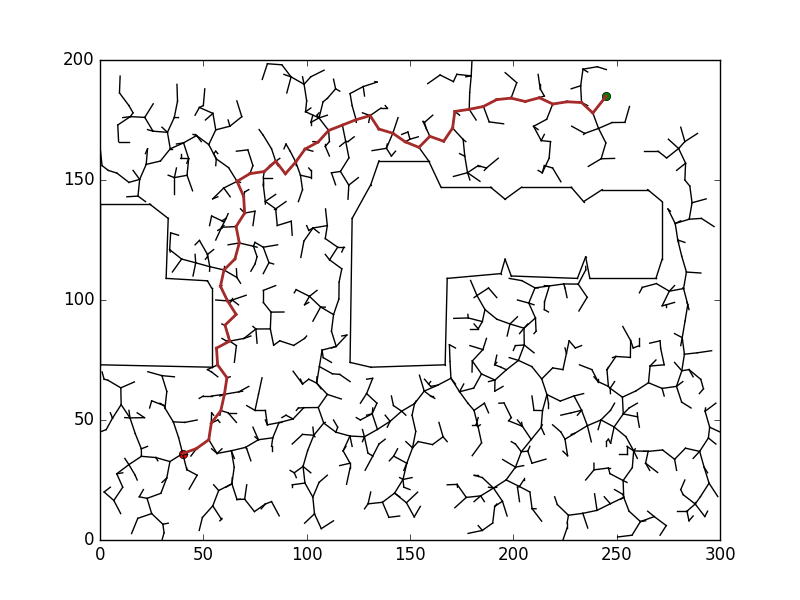
//> input picture src/VCD/RRT_example.png, 800 x 600 px
$ ./demo_simple_shape_detection ../VCD/RRT_example.png   (built with g++ and OpenCV 4)
//> lines starting //> are read from the running program, lines starting //| are printed output that depends on the picture; after the words box and inside, x2 and y2 are one past the last pixel; in counts of white or black regions, pixels touching at a corner belong together
//> further down, img is the input picture: 600 rows x 800 cols, CV_8UC3; mean B, G, R 243, 243, 243.6
// shape_detection.cpp:
// Detect shapes on a computer-generated image

#include <opencv2/core.hpp>
#include <opencv2/videoio.hpp>
#include <opencv2/highgui.hpp>
#include <opencv2/opencv.hpp>
#include <iostream>

static const int W_0      = 300;
static const int H_0      = 0;
static const int OFFSET_W = 10;
static const int OFFSET_H = 100;


void processImage(cv::Mat& img)
{
  // Display original image
  cv::imshow("Original", img);
  cv::moveWindow("Original", W_0, H_0);

  // Convert color space from BGR to HSV
  cv::Mat hsv_img;
  cv::cvtColor(img, hsv_img, cv::COLOR_BGR2HSV);
//> hsv_img: 600 rows x 800 cols, CV_8UC3; mean H, S, V 0, 0.9, 243.6

  // Display HSV image
  cv::imshow("HSV", hsv_img);
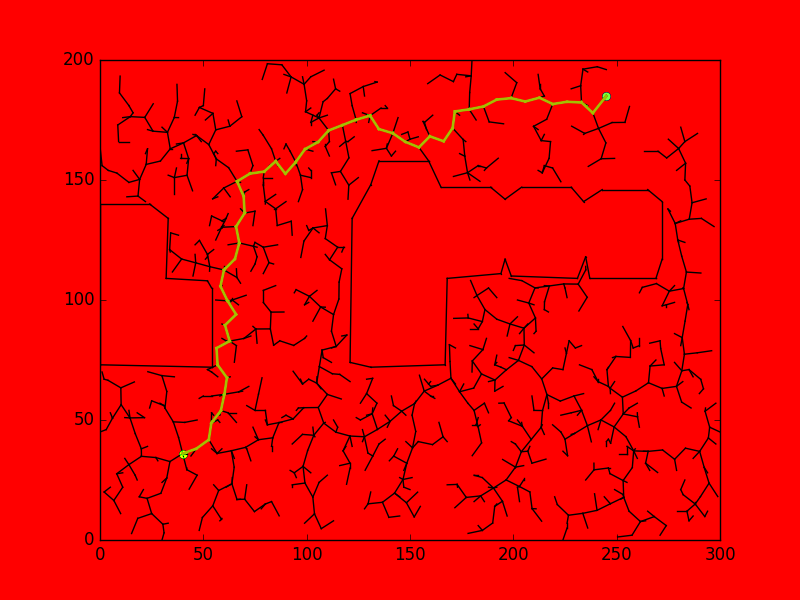
//> window 'HSV': 600 rows x 800 cols, CV_8UC3; mean B, G, R 0, 0.9, 243.6
  cv::moveWindow("HSV", W_0+img.cols+OFFSET_W, H_0);

  // Find red regions: h values around 0 (positive and negative angle: [0,15] U [160,179])
  cv::Mat red_mask_low, red_mask_high, red_mask;
  cv::inRange(hsv_img, cv::Scalar(0, 10, 10), cv::Scalar(15, 255, 255), red_mask_low);
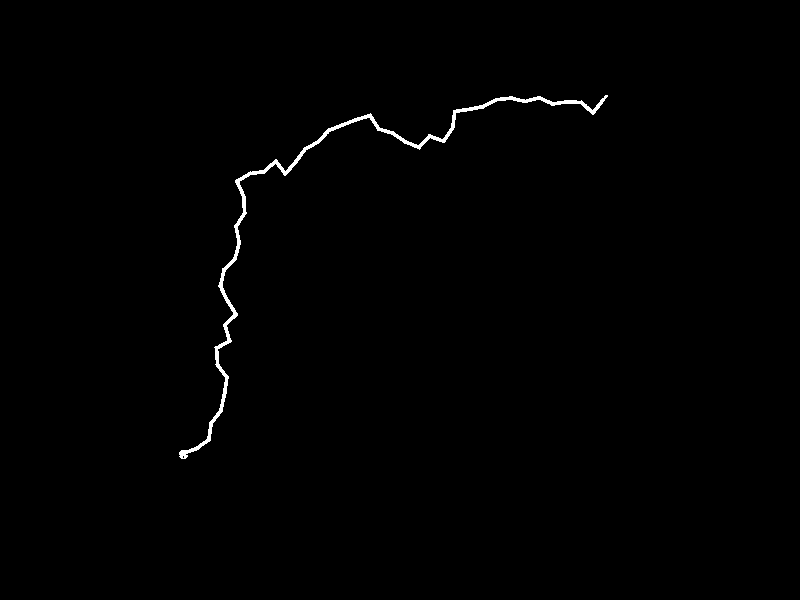
//> red_mask_low: 600 rows x 800 cols, CV_8UC1; 0.61% white; 1 white region, box (x1, y1, x2, y2) and area: (179, 95, 608, 459) 2921
  cv::inRange(hsv_img, cv::Scalar(160, 10, 10), cv::Scalar(179, 255, 255), red_mask_high);
//> red_mask_high: 600 rows x 800 cols, CV_8UC1; every value is 0
  cv::addWeighted(red_mask_low, 1.0, red_mask_high, 1.0, 0.0, red_mask); // combine together the two binary masks
  cv::imshow("RED_filter", red_mask);
  cv::moveWindow("RED_filter", W_0, H_0+img.rows+OFFSET_H);

  // Find blue regions
  cv::Mat blue_mask;
  cv::inRange(hsv_img, cv::Scalar(90, 10, 10), cv::Scalar(130, 255, 255), blue_mask);
  cv::imshow("BLUE_filter", blue_mask);
  cv::moveWindow("BLUE_filter", W_0+img.cols+OFFSET_W, H_0+img.rows+OFFSET_H);

  // Find green regions
  cv::Mat green_mask;
  cv::inRange(hsv_img, cv::Scalar(50, 10, 10), cv::Scalar(75, 255, 255), green_mask);
//> green_mask: 600 rows x 800 cols, CV_8UC1; 0.01% white in thin lines or dots, all inside (x1, y1, x2, y2) = (602, 92, 611, 101)
  cv::imshow("GREEN_filter", green_mask);
  cv::moveWindow("GREEN_filter", W_0+2*(img.cols+OFFSET_W), H_0);

  // Find black regions (filter on saturation and value)
  cv::Mat black_mask;
  cv::inRange(hsv_img, cv::Scalar(0, 0, 0), cv::Scalar(180, 10, 10), black_mask);
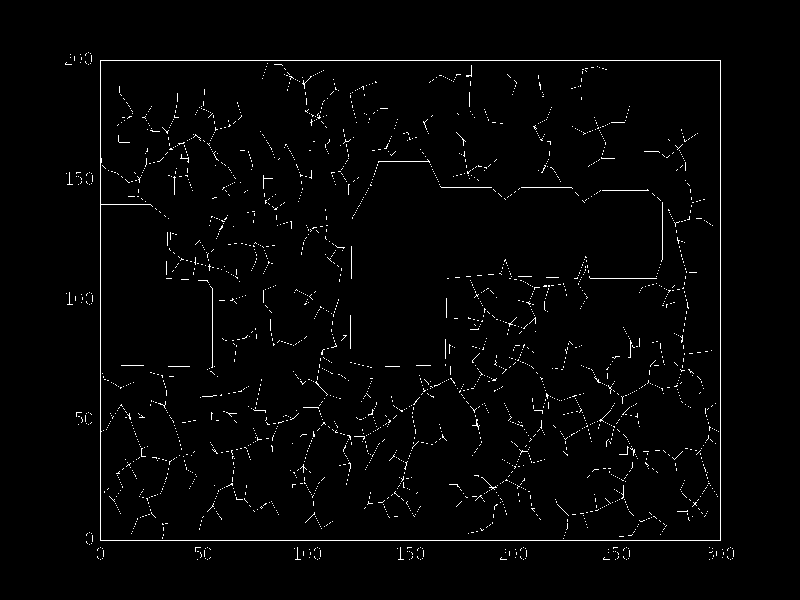
//> black_mask: 600 rows x 800 cols, CV_8UC1; 1.8% white in thin lines or dots, all inside (x1, y1, x2, y2) = (65, 52, 734, 560)
  cv::imshow("BLACK_filter", black_mask);
  cv::moveWindow("BLACK_filter", W_0+2*(img.cols+OFFSET_W), H_0+img.rows+OFFSET_H);

  // Wait keypress
  cv::waitKey(0);

  // Find contours
  std::vector<std::vector<cv::Point>> contours, contours_approx;
  std::vector<cv::Point> approx_curve;
  cv::Mat contours_img;

  // Process black mask
  cv::findContours(black_mask, contours, cv::RETR_EXTERNAL, cv::CHAIN_APPROX_SIMPLE); // find external contours of each blob
//> contours = 154 contours, 153 with area under 20; largest, box (x1, y1, x2, y2) and area: (100, 60, 721, 541) 297600
  contours_img = img.clone();
  drawContours(contours_img, contours, -1, cv::Scalar(40,190,40), 1, cv::LINE_AA);
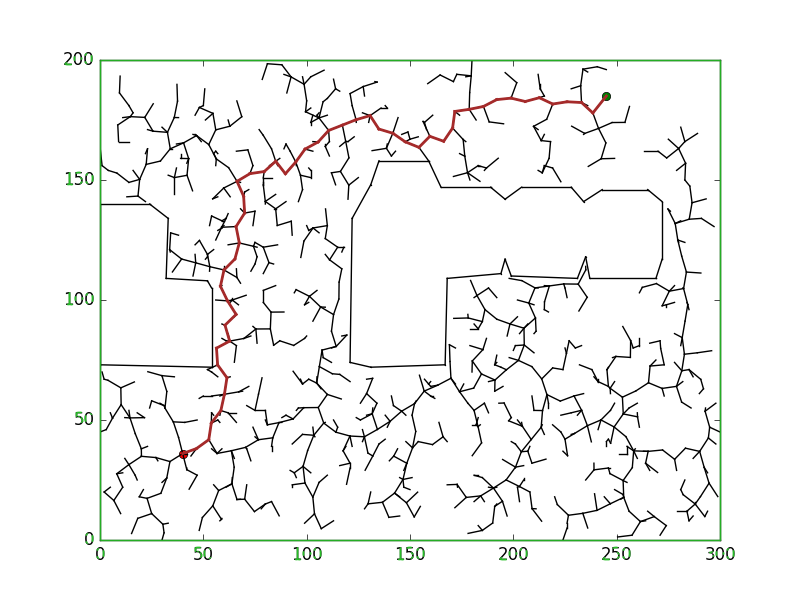
//> contours_img: 600 rows x 800 cols, CV_8UC3; 1.64% of pixels changed, all inside (x1, y1, x2, y2) = (64, 52, 735, 561)
  std::cout << "N. contours: " << contours.size() << std::endl;
//| N. contours: 154
  for (int i=0; i<contours.size(); ++i)
  {
    std::cout << (i+1) << ") Contour size: " << contours[i].size() << std::endl;
    approxPolyDP(contours[i], approx_curve, 3, true); // fit a closed polygon (with less vertices) to the given contour,
                                                      // with an approximation accuracy (i.e. maximum distance between
                                                      // the original and the approximated curve) of 3
    contours_approx = {approx_curve};
    drawContours(contours_img, contours_approx, -1, cv::Scalar(0,170,220), 5, cv::LINE_AA);
    std::cout << "   Approximated contour size: " << approx_curve.size() << std::endl;
  }
//> this loop made 154 passes
//> approx_curve on passes 1 to 3: 1 Point (x, y): [730, 559], 1 Point (x, y): [709, 559], 1 Point (x, y): [626, 559]
//| 1) Contour size: 1
//|    Approximated contour size: 1
//| 2) Contour size: 1
//|    Approximated contour size: 1
//> (the first 4 of 16 printed lines)
//> (output is shown up to pass 8 of 154)
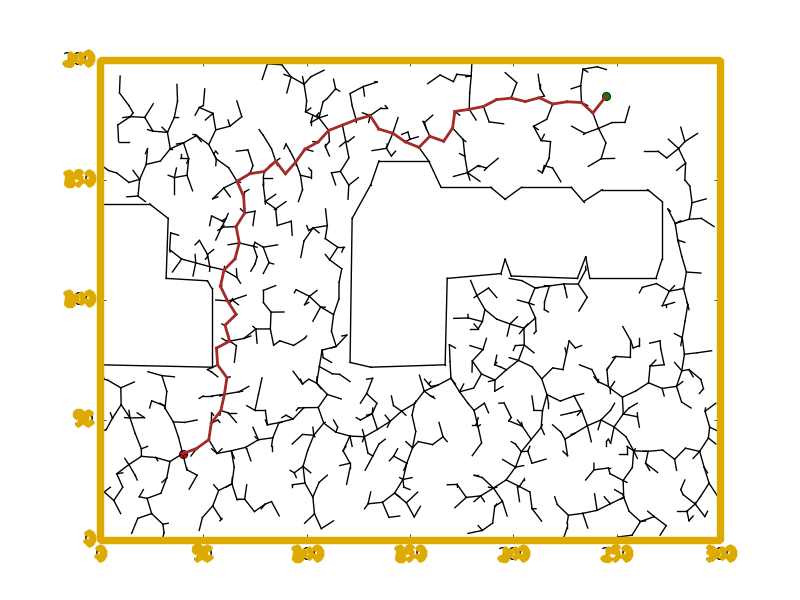
//> contours_img: 600 rows x 800 cols, CV_8UC3; 5.24% of pixels changed, all inside (x1, y1, x2, y2) = (62, 49, 738, 564)
//> after the loop, approx_curve = 1 Point (x, y): [88, 52]
  std::cout << std::endl;
  cv::imshow("Original", contours_img);
  cv::waitKey(0);

  // Process red mask
  contours_img = img.clone();
  cv::findContours(red_mask, contours, cv::RETR_EXTERNAL, cv::CHAIN_APPROX_SIMPLE);
//> contours = 1 contour; box (x1, y1, x2, y2) and area: (179, 95, 608, 459) 2214
  drawContours(contours_img, contours, -1, cv::Scalar(40,190,40), 1, cv::LINE_AA);
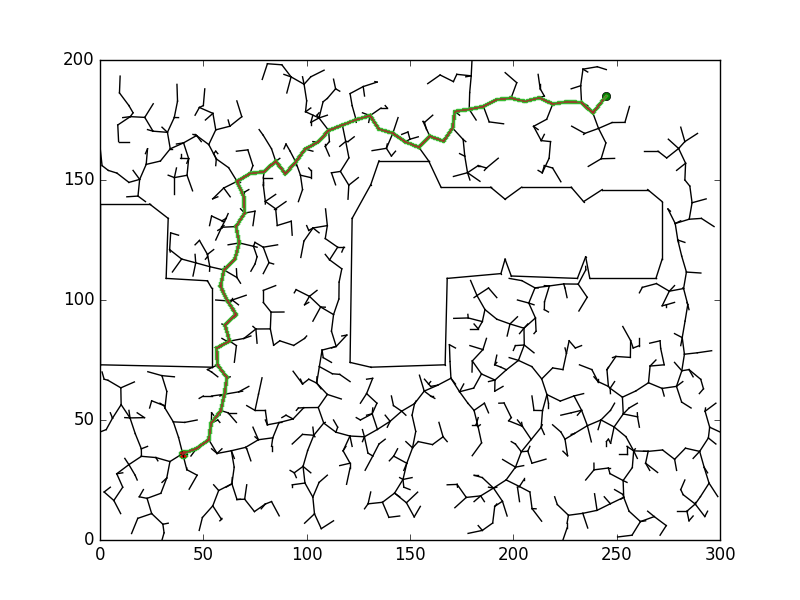
//> contours_img: 600 rows x 800 cols, CV_8UC3; 0.86% of pixels changed, all inside (x1, y1, x2, y2) = (178, 94, 609, 460)
  std::cout << "N. contours: " << contours.size() << std::endl;
//| N. contours: 1
  for (int i=0; i<contours.size(); ++i)
  {
    std::cout << (i+1) << ") Contour size: " << contours[i].size() << std::endl;
    approxPolyDP(contours[i], approx_curve, 3, true);
    contours_approx = {approx_curve};
    drawContours(contours_img, contours_approx, -1, cv::Scalar(0,170,220), 3, cv::LINE_AA);
    std::cout << "   Approximated contour size: " << approx_curve.size() << std::endl;
  }
//> this loop made 1 pass
//| 1) Contour size: 735
//|    Approximated contour size: 76
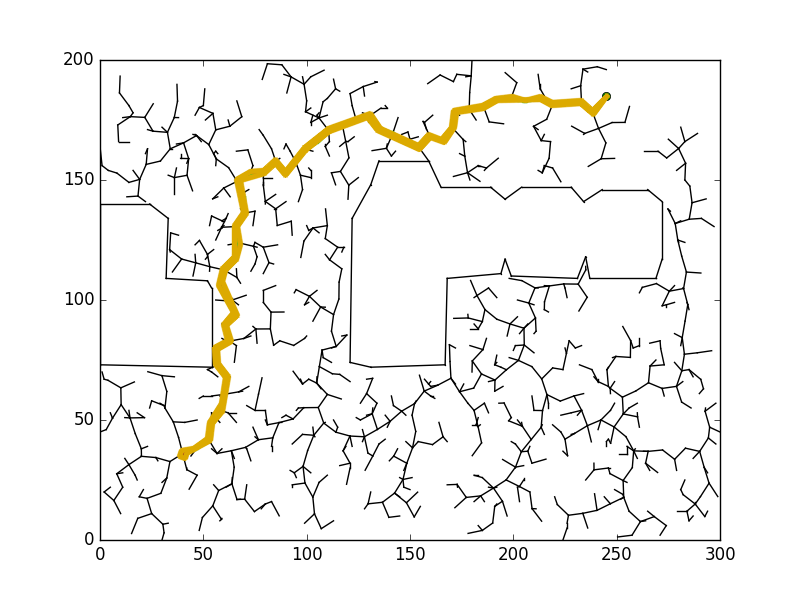
//> contours_img: 600 rows x 800 cols, CV_8UC3; 1.6% of pixels changed, all inside (x1, y1, x2, y2) = (176, 93, 611, 462)
  std::cout << std::endl;
  cv::imshow("Original", contours_img);
  cv::waitKey(0);

  // Process blue mask
  contours_img = img.clone();
  cv::findContours(blue_mask, contours, cv::RETR_EXTERNAL, cv::CHAIN_APPROX_SIMPLE);
//> contours = 0 contours
  drawContours(contours_img, contours, -1, cv::Scalar(40,190,40), 1, cv::LINE_AA);
  std::cout << "N. contours: " << contours.size() << std::endl;
//| N. contours: 0
  for (int i=0; i<contours.size(); ++i)
  {
    std::cout << (i+1) << ") Contour size: " << contours[i].size() << std::endl;
    approxPolyDP(contours[i], approx_curve, 3, true);
    contours_approx = {approx_curve};
    drawContours(contours_img, contours_approx, -1, cv::Scalar(0,170,220), 3, cv::LINE_AA);
    std::cout << "   Approximated contour size: " << approx_curve.size() << std::endl;
  }
//> this loop made 0 passes
  std::cout << std::endl;
  cv::imshow("Original", contours_img);
  cv::waitKey(0);

}

int main( int, char** argv )
{
  /// Load an image
  cv::Mat img = cv::imread( argv[1] );

  if( !img.data ){
    printf(" Error opening image\n");
    printf(" Usage: ./demo_simple_shape_detection [image_name] \n");
    return -1;
  }

  processImage(img);
  return 0;
}
